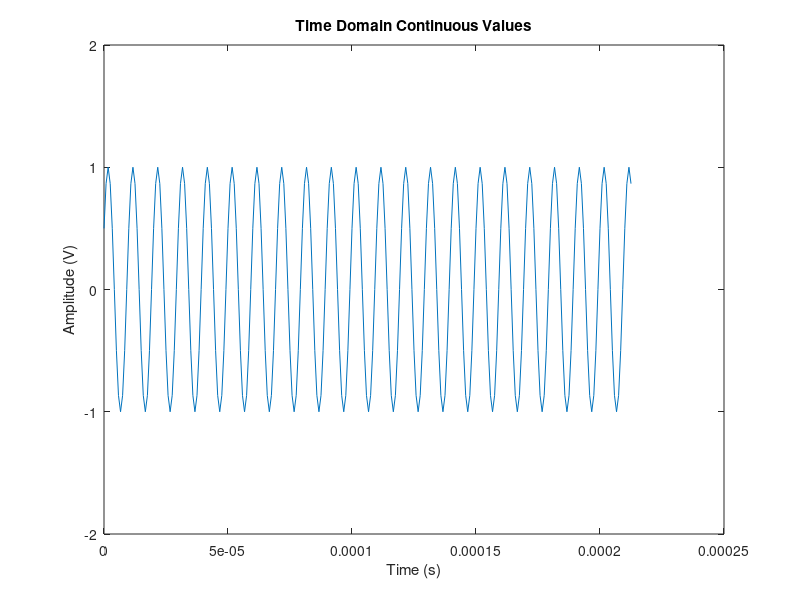
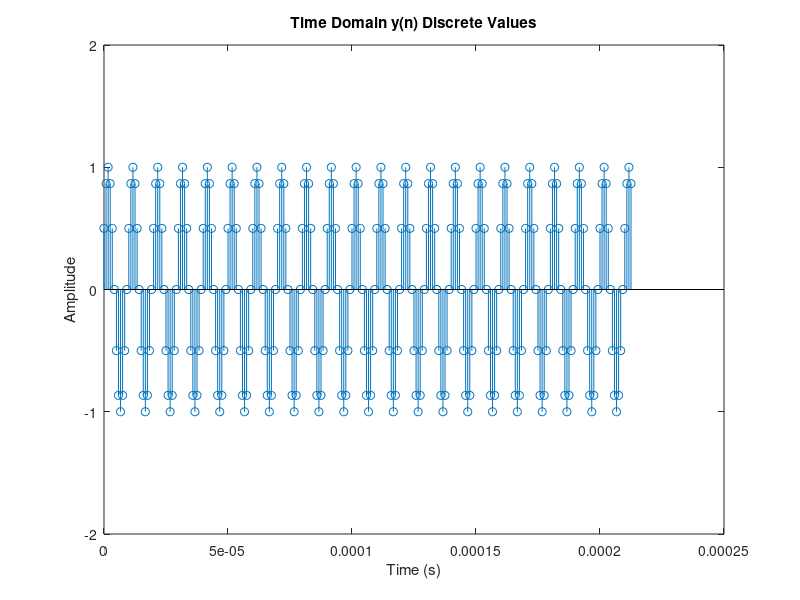
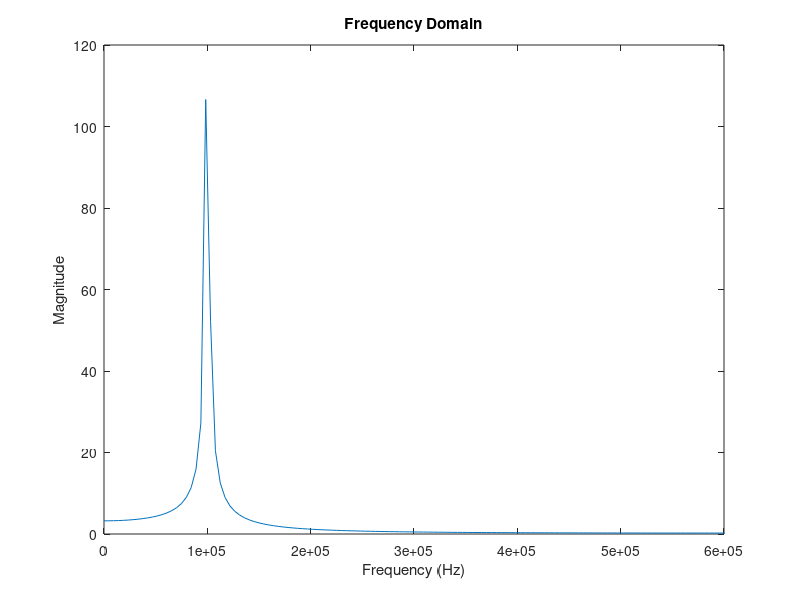

Source code (MATLAB) for these figures, in order:
%------------------------------
% Assigment 3, Part 1
% Meng Edge Computing
% -----------------------------
% purpose: generate Z Transformed xn digital sinusoid 
%
% created by: Deniz Calik 
% ID: 25321919
%
% created on 10/11/2025
%------------------------------
clc;
clear all;
close all;



fs = 1.2e6; % given sampling frequency 
T = 1/fs;  % time step
f0 = 100e3; % given f0
A = 1; % 1V Amplitude
N = 256; % we are going to check for N = 256 (for fft 2^8)
t = (0:N-1)/fs;


% we are going to use our z tranform answer as tranfer fun H(z)
% H(z) = sin(wT)/( 1-2*cos(wT)*z^(-1) + z^(-2) )
% a coefficients = (1, -2*cos(wT), 1)
% b coefficient = sin(wT)

wT = 2 * pi * f0 * T; 




% denominator a and numerator b coefficient of our H(z)
% calculate impulse response xn of transfer function H_z the Z-transform
% generating our output signal yn with applying the Z-transform H(z) to the impulse response xn
% we generate a impulse response as xn (1 at 0 and 0 anywhere else)

% we use Computational Method 
% DSP filter function
xn = zeros(1,N);
xn(1) = 1; % set the first sample 1 for impulse function 
b = [A*sin(wT) 0]; % b0 is A*sin(w) and b1, b2 ... 0
a = [1 , -2*cos(wT) , 1]; % a0 is 1(almost always 1), a2 is -2*cos(w), a3 is 1
yn = filter(b, a, xn); 
% impulse response of our system is equal to its output
% so we should get f0 100kHz frequency at the output



% time-domain and frequency domain responses 
% Plot the time-domain response

figure(1);
plot(t(1:N), yn(1:N)); % plot for show in continues value
title('Time Domain Continuous Values');
xlabel('Time (s)');
ylabel('Amplitude (V)');
ylim([-2 2]);

figure(2);
stem(t(1:N), yn(1:N)); % stem for show in descrete values
title('Time Domain y(n) Discrete Values');
xlabel('Time (s)');
ylabel('Amplitude');
ylim([-2 2]);


% Plot the frequency-domain response using FFT
figure(3);
f = (0:N-1)*(fs/N); % frequency vector
y_freq = fft(yn); % compute the FFT of the output
plot(f, abs(y_freq));
title('Frequency Domain');
xlabel('Frequency (Hz)');
ylabel('Magnitude');
xlim([0 fs/2]); % Nyquist frequency fs/2
